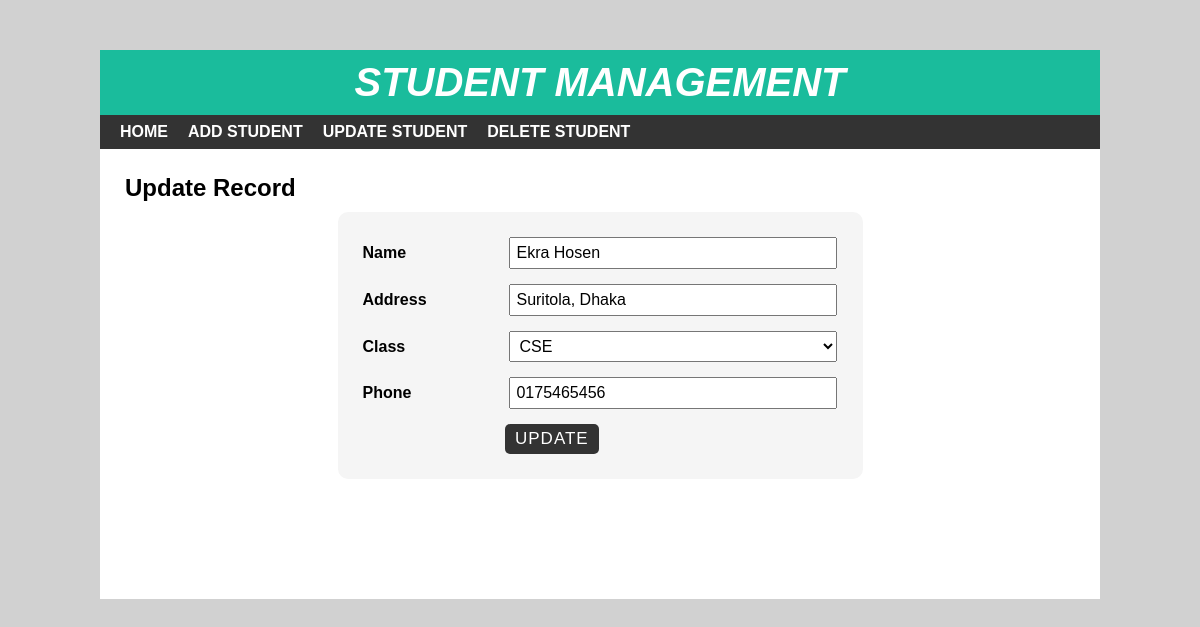
The page /edit.php?id=1 on the database its author committed.
### tables this page shows
CREATE TABLE `students` (
  `sid` int(10) NOT NULL,
  `sname` varchar(50) NOT NULL,
  `saddress` varchar(100) NOT NULL,
  `sclass` int(10) NOT NULL,
  `sphone` varchar(12) NOT NULL
);

### edit.php (the view, shortened to what this page needs)
<?php include 'header.php'; ?>
<div id="main-content">
    <h2>Update Record</h2>
  <?php
      $conn = mysqli_connect('localhost','root','','crud-1');
      $id = $_GET['id'];
      $sql = "SELECT * FROM students WHERE sid={$id}";
      $result = mysqli_query($conn,$sql);
         if (mysqli_num_rows($result) >0) {
          while ($row = mysqli_fetch_assoc($result)) {
   ?>
    <form class="post-form" action="updatedata.php" method="post">
      <div class="form-group">
          <label>Name</label>
          <input type="text" name="sname" value="<?php echo $row['sname'] ?>"/>
      </div>
      <div class="form-group">
          <label>Address</label>
          <input type="text" name="saddress" value="<?php echo $row['saddress'] ?>"/>
      </div>
      <div class="form-group">
          <label>Class</label>
          <?php
             $sql1 = "SELECT * FROM studentclass";
             $result1 = mysqli_query($conn,$sql1);
            if (mysqli_num_rows($result1) >0) {
              echo "<select name='sclass'>";
             while ($row1 = mysqli_fetch_assoc($result1)) {
                if ($row['sclass'] == $row1['cid']) {
                  $select = "selected";
                }else{
                  $select =" ";
                }
                echo "<option {$select} value='{$row1['cid']}'>{$row1['cname']}</option>";
              }
              echo '</select>';
            }
  ?>
      </div>
      <div class="form-group">
          <label>Phone</label>
          <input type="text" name="sphone" value="<?php echo $row['sphone'] ?>"/>
      </div>
      <input class="submit" type="submit" value="Update"/>
    </form>
    <?php
     }
   }
 ?>
</div>
</div>
</body>
</html>

### css/style.css (style rules this page uses)
body { font:16px arial; margin: 0; padding: 0; background: #d1d1d1; }
#main-content { padding: 25px; min-height: 400px; }
#main-content h2 { margin: 0 0 10px; text-transform: capitalize; }
#main-content .post-form { width: 50%; padding: 25px; margin: 0 auto; background-color: #f5f5f5; border-radius: 10px; }
#main-content .post-form .form-group { margin: 0 0 15px; }
#main-content .post-form .form-group label { width: 30%; display: inline-block; font-weight: 600; }
#main-content .post-form .form-group input, #main-content .post-form .form-group select { font-size: 16px; width: 66%; display: inline-block; padding: 5px; margin: 0; }
#main-content .post-form .form-group select { width: 69%; }
#main-content .post-form .submit { font-size: 17px; letter-spacing: 1px; text-transform: uppercase; padding: 5px 10px; color: #fff; background-color: #333; border: none; border-radius: 5px; margin: 0 0 0 30%; cursor: pointer; transition: all 0.3s; }

### rows shown on the page
students: sname "Ekra Hosen", saddress "Suritola, Dhaka", sphone "0175465456"

### other values the page prints
form field sclass "CSE"
